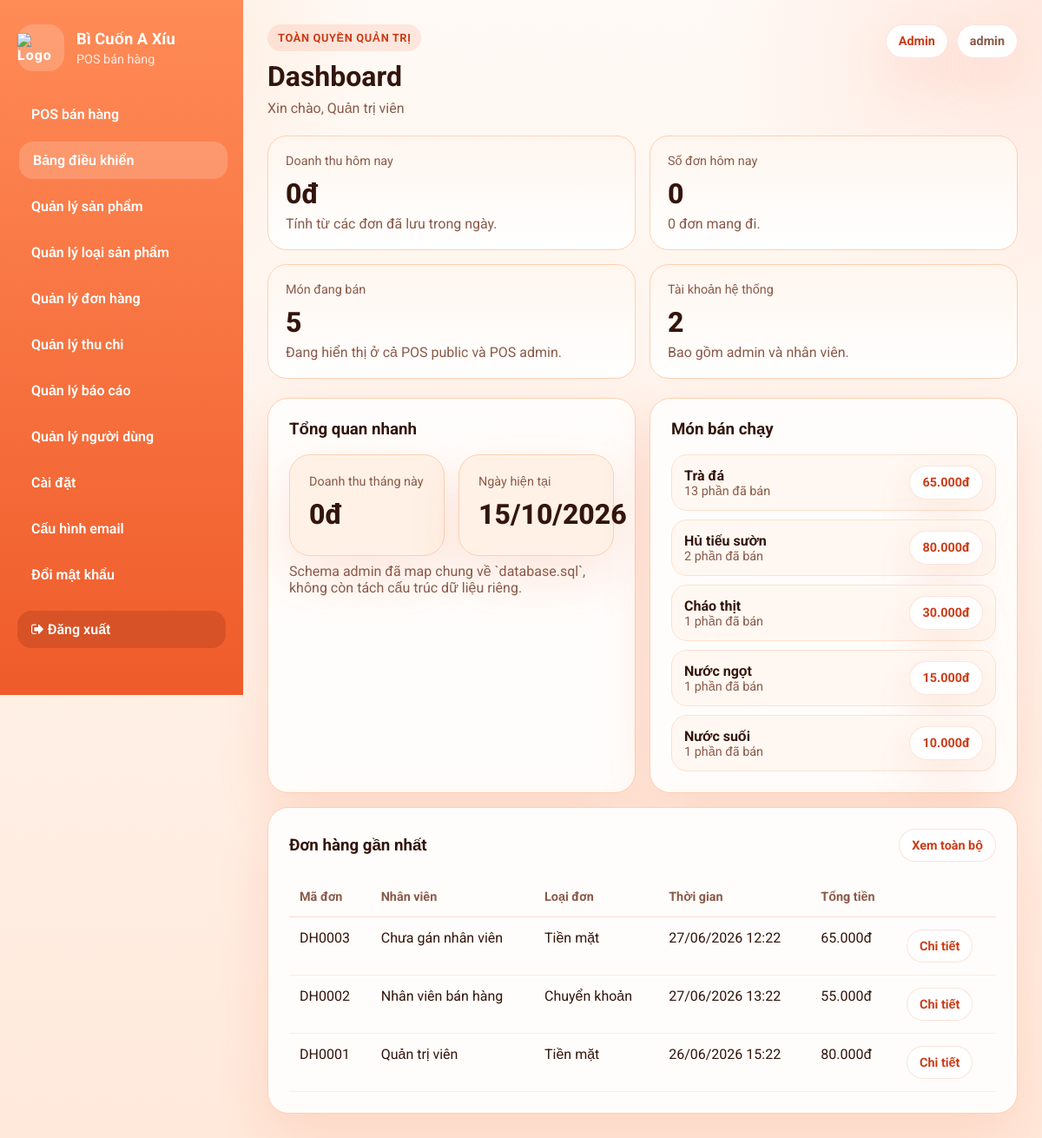
Page /admin/dashboard.php (signed in) on the committed database.
### tables this page shows
CREATE TABLE orders (
  id INT AUTO_INCREMENT PRIMARY KEY,
  user_id INT NULL,
  order_code VARCHAR(30) NOT NULL UNIQUE,
  order_type ENUM('cash', 'bank_transfer') NOT NULL,
  total_amount INT NOT NULL DEFAULT 0,
  note VARCHAR(255) DEFAULT NULL,
  created_at DATETIME NOT NULL DEFAULT CURRENT_TIMESTAMP,
  KEY idx_orders_user_id (user_id),
  CONSTRAINT fk_orders_user FOREIGN KEY (user_id) REFERENCES users(id) ON DELETE
  SET
    NULL ON UPDATE CASCADE
);

CREATE TABLE users (
  id INT AUTO_INCREMENT PRIMARY KEY,
  username VARCHAR(80) NOT NULL UNIQUE,
  password_hash VARCHAR(255) NOT NULL,
  full_name VARCHAR(120) NOT NULL,
  role ENUM('admin', 'staff') NOT NULL DEFAULT 'staff',
  created_at TIMESTAMP DEFAULT CURRENT_TIMESTAMP
);

### admin/helpers.php (called while the page is built, shortened)
<?php
function admin_bind_and_execute($stmt, $types = '', array $params = [])
{
    if ($types !== '' && !empty($params)) {
        $stmt->bind_param($types, ...$params);
    }
    if (!$stmt->execute()) {
        adminAbort('Lỗi truy vấn cơ sở dữ liệu: ' . $stmt->error, 500);
    }
    return $stmt;
}
function admin_fetch_all($sql, $types = '', array $params = [])
{
    $stmt = adminPrepare($sql);
    admin_bind_and_execute($stmt, $types, $params);
    $result = $stmt->get_result();
    $rows = $result ? $result->fetch_all(MYSQLI_ASSOC) : [];
    return $rows;
}
function admin_fetch_one($sql, $types = '', array $params = [])
{
    $rows = admin_fetch_all($sql, $types, $params);
    return $rows[0] ?? null;
}
function admin_scalar($sql, $types = '', array $params = [], $default = 0)
{
    $row = admin_fetch_one($sql, $types, $params);
    $values = array_values($row);
    return $values[0] ?? $default;
}
function admin_money($amount)
{
    return number_format((float) $amount, 0, ',', '.') . 'đ';
}
function admin_datetime($datetime)
{
    return date('d/m/Y H:i', strtotime($datetime));
}
function admin_order_type_label($type)
{
    return $type === 'bank_transfer' ? 'Chuyển khoản' : 'Tiền mặt';
}
function admin_today()
{
    return date('Y-m-d');
}
function admin_order_seller_label(array $order)
{
    $fullName = trim((string) ($order['full_name'] ?? ''));
    $username = trim((string) ($order['username'] ?? ''));
    if ($fullName !== '') {
        return $fullName;
    }
    return 'Chưa gán nhân viên';
}

### admin/config.php (called while the page is built, shortened)
<?php
require_once __DIR__ . '/../config/db.php';
require_once __DIR__ . '/../config/helpers.php';
function adminH($value)
{
    if (function_exists('h')) {
        return h($value);
    }
    return htmlspecialchars((string) $value, ENT_QUOTES, 'UTF-8');
}
function adminPrepare($sql)
{
    global $conn;
    $stmt = $conn->prepare($sql);
    return $stmt;
}

### config/helpers.php (called while the page is built, shortened)
<?php
function h($s)
{
    return htmlspecialchars((string) $s, ENT_QUOTES, 'UTF-8');
}

### admin/dashboard.php (the view, shortened to what this page needs)
<?php
require_once __DIR__ . '/config.php';
require_once __DIR__ . '/helpers.php';
$today = admin_today();
$monthStart = date('Y-m-01');
$todayRevenue = admin_scalar('SELECT COALESCE(SUM(total_amount), 0) FROM orders WHERE DATE(created_at) = ?', 's', [$today]);
$todayOrders = admin_scalar('SELECT COUNT(*) FROM orders WHERE DATE(created_at) = ?', 's', [$today]);
$activeProducts = admin_scalar('SELECT COUNT(*) FROM products WHERE is_active = 1');
$totalUsers = admin_scalar('SELECT COUNT(*) FROM users');
$takeawayOrders = admin_scalar('SELECT COUNT(*) FROM orders WHERE DATE(created_at) = ? AND order_type = ?', 'ss', [$today, 'bank_transfer']);
$monthRevenue = admin_scalar('SELECT COALESCE(SUM(total_amount), 0) FROM orders WHERE DATE(created_at) >= ?', 's', [$monthStart]);
$recentOrders = admin_fetch_all(
    'SELECT o.id, o.order_code, o.order_type, o.total_amount, o.created_at, u.full_name, u.username
     FROM orders o
     LEFT JOIN users u ON u.id = o.user_id
     ORDER BY o.id DESC
     LIMIT 8'
);
$bestProducts = admin_fetch_all(
    'SELECT product_name, SUM(quantity) AS qty, SUM(subtotal) AS amount
     FROM order_items
     GROUP BY product_name
     ORDER BY qty DESC, amount DESC
     LIMIT 5'
);
include __DIR__ . '/layout/header.php';
?>
<div class="stats-grid">
    <div class="stat-card">
        <div class="stat-label">Doanh thu hôm nay</div>
        <div class="big-number"><?= admin_money($todayRevenue) ?></div>
        <div class="muted">Tính từ các đơn đã lưu trong ngày.</div>
    </div>
    <div class="stat-card">
        <div class="stat-label">Số đơn hôm nay</div>
        <div class="big-number"><?= (int) $todayOrders ?></div>
        <div class="muted"><?= (int) $takeawayOrders ?> đơn mang đi.</div>
    </div>
    <div class="stat-card">
        <div class="stat-label">Món đang bán</div>
        <div class="big-number"><?= (int) $activeProducts ?></div>
        <div class="muted">Đang hiển thị ở cả POS public và POS admin.</div>
    </div>
    <div class="stat-card">
        <div class="stat-label">Tài khoản hệ thống</div>
        <div class="big-number"><?= (int) $totalUsers ?></div>
        <div class="muted">Bao gồm admin và nhân viên.</div>
    </div>
</div>
<div class="dashboard-grid">
    <div class="panel">
        <div class="panel-header">
            <h3>Tổng quan nhanh</h3>
        </div>
        <div class="info-grid">
            <div class="card soft">
                <div class="stat-label">Doanh thu tháng này</div>
                <div class="big-number"><?= admin_money($monthRevenue) ?></div>
            </div>
            <div class="card soft">
                <div class="stat-label">Ngày hiện tại</div>
                <div class="big-number"><?= adminH(date('d/m/Y')) ?></div>
            </div>
        </div>
        <div class="helper-text">Schema admin đã map chung về `database.sql`, không còn tách cấu trúc dữ liệu riêng.</div>
    </div>
    <div class="panel">
        <div class="panel-header">
            <h3>Món bán chạy</h3>
        </div>
        <?php if (empty($bestProducts)): ?>
            <div class="empty-state">Chưa có dữ liệu bán hàng.</div>
        <?php else: ?>
            <div class="quick-order-list">
                <?php foreach ($bestProducts as $product): ?>
                    <div class="quick-order-card">
                        <div>
                            <strong><?= adminH($product['product_name']) ?></strong>
                            <div class="product-meta"><?= (int) $product['qty'] ?> phần đã bán</div>
                        </div>
                        <span class="meta-pill"><?= admin_money($product['amount']) ?></span>
                    </div>
                <?php endforeach; ?>
            </div>
        <?php endif; ?>
    </div>
    <div class="panel" style="grid-column: 1 / -1;">
        <div class="panel-header">
            <h3>Đơn hàng gần nhất</h3>
            <a class="button light small" href="orders.php">Xem toàn bộ</a>
        </div>
        <div class="table-wrap">
            <table>
                <thead>
                    <tr>
                        <th>Mã đơn</th>
                        <th>Nhân viên</th>
                        <th>Loại đơn</th>
                        <th>Thời gian</th>
                        <th>Tổng tiền</th>
                        <th></th>
                    </tr>
                </thead>
                <tbody>
                    <?php foreach ($recentOrders as $order): ?>
                        <tr>
                            <td><?= adminH($order['order_code'] ?: ('#' . $order['id'])) ?></td>
                            <td><?= adminH(admin_order_seller_label($order)) ?></td>
                            <td><?= adminH(admin_order_type_label($order['order_type'])) ?></td>
                            <td><?= adminH(admin_datetime($order['created_at'])) ?></td>
                            <td><?= admin_money($order['total_amount']) ?></td>
                            <td><a class="button light small" href="order_detail.php?id=<?= (int) $order['id'] ?>">Chi tiết</a></td>
                        </tr>
                    <?php endforeach; ?>
                </tbody>
            </table>
        </div>
    </div>
</div>
<?php include __DIR__ . '/layout/footer.php'; ?>

### admin/assets/admin.css (style rules this page uses)
:root { --bg: #fff8f3; --surface: #fffdfb; --surface-soft: #fff1e6; --surface-strong: #ffe0c8; --border: #ffd0b0; --text: #33150b; --muted: #8a5a49; --primary: #ef5b2a; --primary-dark: #cb3b16; --accent: #ff915f; --danger: #d93d2c; --success: #2f8c55; --shadow: 0 24px 60px rgba(239, 91, 42, 0.14); }
* { box-sizing: border-box; }
html { font-size: 16px; }
body { margin: 0; color: var(--text); font-family: 'Roboto', sans-serif; background: radial-gradient(circle at top left, rgba(255, 180, 126, 0.34), transparent 24%), radial-gradient(circle at top right, rgba(255, 104, 61, 0.12), transparent 22%), linear-gradient(180deg, #fffaf6 0%, #ffe9db 100%); }
a { color: inherit; }
.helper-text { margin-top: 8px; color: var(--muted); }
.meta-pill { display: inline-flex; align-items: center; padding: 10px 14px; border-radius: 999px; background: #fff; color: var(--primary-dark); border: 1px solid rgba(239, 91, 42, 0.16); box-shadow: var(--shadow); font-size: 0.9rem; font-weight: 700; }
.panel, .card { background: var(--surface); border: 1px solid var(--border); border-radius: 24px; box-shadow: var(--shadow); }
.panel { padding: 24px; }
.card { padding: 22px; }
.card.soft { background: var(--surface-soft); }
.panel-header, .section-head { display: flex; justify-content: space-between; gap: 12px; align-items: center; margin-bottom: 18px; }
.panel-header h2, .panel-header h3, .section-head h3, .section-head h4, .card h2, .card h3, .card h4 { margin: 0; }
.button { appearance: none; border: none; display: inline-flex; align-items: center; justify-content: center; gap: 8px; min-height: 46px; padding: 12px 18px; border-radius: 999px; background: linear-gradient(180deg, var(--primary) 0%, var(--primary-dark) 100%); color: #fff; text-decoration: none; font-weight: 700; cursor: pointer; box-shadow: 0 14px 28px rgba(239, 91, 42, 0.22); }
.button.light { background: #fff; color: var(--primary-dark); border: 1px solid rgba(239, 91, 42, 0.18); box-shadow: none; }
.button.small { min-height: 38px; padding: 8px 14px; font-size: 0.9rem; }
.stats-grid, .dashboard-grid, .report-grid, .info-grid { display: grid; gap: 16px; }
.stats-grid, .dashboard-grid { grid-template-columns: repeat(2, minmax(0, 1fr)); }
.info-grid { grid-template-columns: repeat(2, minmax(0, 1fr)); }
.stat-card { padding: 20px; border-radius: 22px; background: linear-gradient(180deg, #fff6ef 0%, #ffffff 100%); border: 1px solid var(--border); }
.stat-label { color: var(--muted); font-size: 0.9rem; }
.big-number { margin: 10px 0 6px; font-size: 2rem; font-weight: 800; }
.muted, .label.muted, .empty-text { color: var(--muted); }
.table-wrap { overflow-x: auto; }
table { width: 100%; min-width: 760px; border-collapse: collapse; }
thead th { padding: 14px 12px; text-align: left; color: var(--muted); font-size: 0.9rem; border-bottom: 1px solid #f5ddd0; }
tbody td { padding: 14px 12px; border-bottom: 1px solid #fbede4; vertical-align: top; }
.product-unit, .product-meta { color: var(--muted); font-size: 0.9rem; }
.quick-order-list { display: grid; gap: 10px; }
.quick-order-card { display: grid; grid-template-columns: minmax(0, 1fr) auto; gap: 12px; align-items: center; padding: 12px 14px; border-radius: 18px; background: #fff8f2; border: 1px solid #fde1cf; }

### rows in the picture
orders: order_code "DH0003", order "Chưa gán nhân viên", order_type "Tiền mặt", created_at "27/06/2026 12:22", total_amount "65.000đ"
orders: order_code "DH0002", user.full_name "Nhân viên bán hàng", order_type "Chuyển khoản", created_at "27/06/2026 13:22", total_amount "55.000đ"
orders: order_code "DH0001", user.full_name "Quản trị viên", order_type "Tiền mặt", created_at "26/06/2026 15:22", total_amount "80.000đ"

### other values in the picture
adminH($item['label']) "POS bán hàng"
adminH($item['label']) "Bảng điều khiển"
adminH($item['label']) "Quản lý sản phẩm"
adminH($item['label']) "Quản lý loại sản phẩm"
adminH($item['label']) "Quản lý đơn hàng"
adminH($item['label']) "Quản lý thu chi"
adminH($item['label']) "Quản lý báo cáo"
adminH($item['label']) "Quản lý người dùng"
adminH($item['label']) "Cài đặt"
adminH($item['label']) "Cấu hình email"
adminH($pageTitle) "Dashboard"
adminH(adminFullName() ?: adminUserName() ?: 'Nhân viên') "Quản trị viên"
adminH(admin_role_label(adminRole())) "Admin"
adminH(adminUserName()) "admin"
admin_money($todayRevenue) "0đ"
